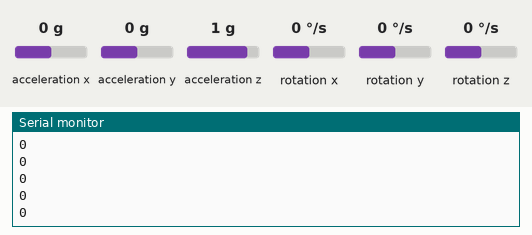
Simulated run of this sketch. Board: Arduino Uno, built with avr-gcc and run on an emulated ATmega328P. Shown: the last lines printed to the serial monitor. Inputs (shaded band) come from the test bench; at power-on: rotation z 0 °/s, acceleration x 0 g, acceleration y 0 g, acceleration z 1 g, rotation x 0 °/s, rotation y 0 °/s.

Above: at 1.2 s.
1.3 s: rotation z set to -192 °/s
At 1.9 s:
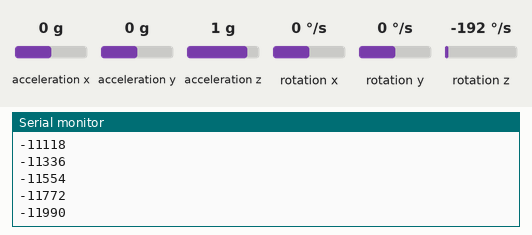
2.8 s: rotation z set to -100 °/s
At 3.4 s:
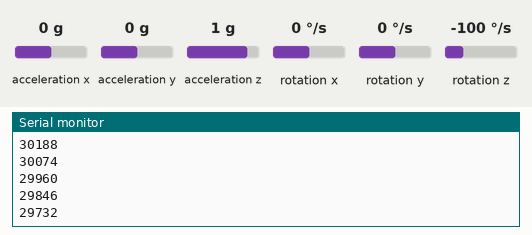
Timing chart, 0 to 5.8 s (numbered marks = the images above; inputs shaded):
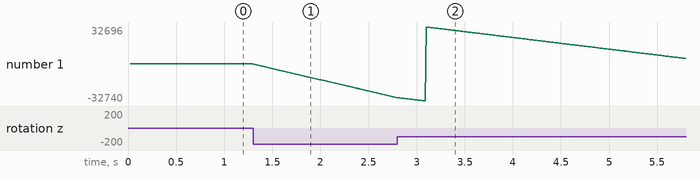

The sketch:

sen_des_imu_filter.ino
```cpp
#include <Wire.h>
#include <LSM6.h>

LSM6 imu;

unsigned long curr_time_imu = 0;
unsigned long prev_time_imu = 0;

unsigned long imu_interval =10;

//float angle_time_rate = 0.01;
//
//float gyro_raw_data_z;
//float gyro_angle_z;

int gyro_raw_data_z;
int gyro_angle_z;

void setup() {
  // put your setup code here, to run once:
  Serial.begin(9600);
  Serial.println("BEGINNING IMU TEST");
  Wire.begin();

  while (!imu.init()) {
    Serial.println("IMU INIT FAILED");
    //while (1);
    delay(1000);
  }
  //imu.init();
  imu.enableDefault();
}

void loop() {
//  //int main() {
//  //while (1) {
//  // put your main code here, to run repeatedly:
// imu.read();
// Serial.print("imu.g.z: ");
// Serial.println(int(imu.g.z));
// delay(1000);
//  // Serial.println("APPLEPIE");
//  // delay(1000);
//  //}
//  //}

//TESTING ENCODER PID


  curr_time_imu = millis();
if ((curr_time_imu - prev_time_imu) > imu_interval){

   imu.read();
  // Serial.print("imu.g.z: ");
  //
  // Serial.println(imu.g.z);

   //getting raw data gyro
   //and then converting it to angle by taking sum integral * the time rate which is 0.01 s
   //or 10 ms/ 100 hz for the timing
   gyro_raw_data_z = imu.g.z;

   //gyro_angle_z += (gyro_raw_data_z * angle_time_rate);

   //testing int just integral(adding gyro raw data to gyro_angle
   //gyro_angle_z +=(gyro_raw_data_z);
   gyro_angle_z +=((gyro_raw_data_z/100));
   Serial.println(gyro_angle_z);


  //  accel_raw_data_z = imu.a.z;
  //  //complementary filter to handle drift

  //  accel_data = atan2(accel_raw_data_z);
  //  Serial.println(accel_data);

  //  angle = 0.98*(gyro_angle_z) + 0.02*(accel_data);
  //  Serial.println(angle);
  //  Serial.println("\n");

    prev_time_imu = curr_time_imu;
    //delay(1000);
  }

}
```

Measured:
- after the input at 1.3 s, the serial monitor: prints a new line at once (image 1)
- plotted number 1: 0 → -29648 after the input at 1.3 s
